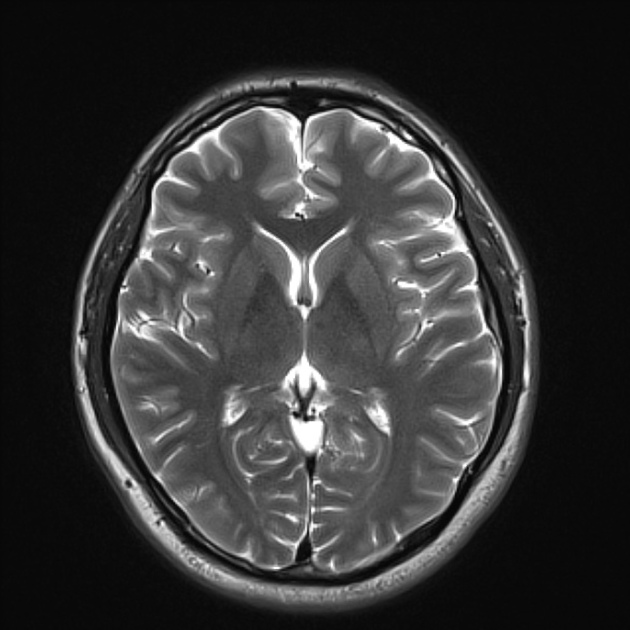
#> input picture MRI1.jpeg, 630 x 630 px
$ python image.py
#> lines starting #> are read from the running program, lines starting #| are printed output that depends on the picture; after the words box and inside, x2 and y2 are one past the last pixel; in counts of white or black regions, pixels touching at a corner belong together
import cv2
import numpy as np
from matplotlib import pyplot as plt
plt.figure(figsize=(16, 16))

# Convert image to grayscale
img_gs = cv2.imread('MRI1.jpeg', cv2.IMREAD_GRAYSCALE)
#> img_gs is the input picture: shape (630, 630); min 4, max 255, mean 52.7


print("Image Properties")
print("- Number of Pixels: " + str(img_gs.size))
#| - Number of Pixels: 396900
print("- Shape/Dimensions: " + str(img_gs.shape))
#| - Shape/Dimensions: (630, 630)

cv2.imwrite('gs.jpg', img_gs)

# Apply canny edge detector algorithm on the image to find edges
edges = cv2.Canny(img_gs, 100,700)
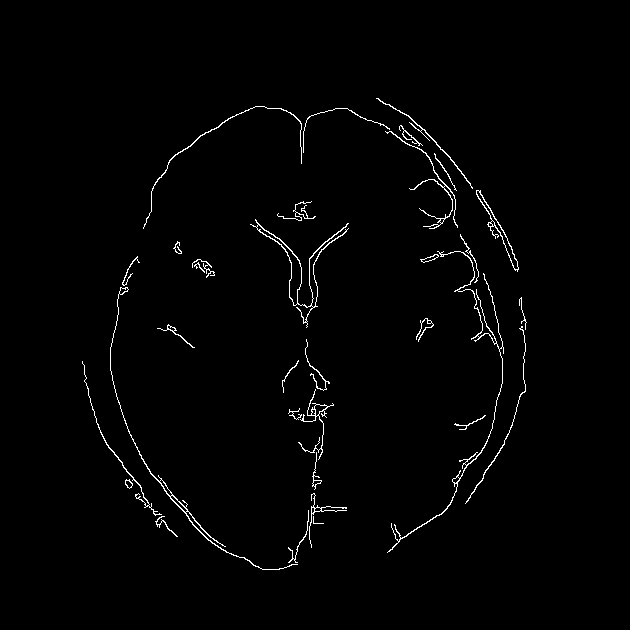
#> edges: shape (630, 630); 1.4% white in thin lines or dots, all inside (x1, y1, x2, y2) = (82, 98, 527, 570)

# Plot the original image against the edges
plt.subplot(121), plt.imshow(img_gs)
plt.title('Original Gray Scale Image')
plt.subplot(122), plt.imshow(edges)
plt.title('Edge Image')

# Display the two images
plt.show()
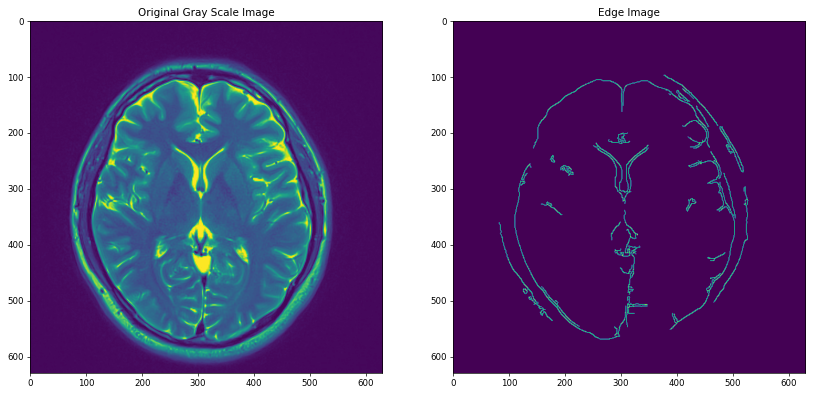
#> figure drawn by matplotlib, 2 panels
